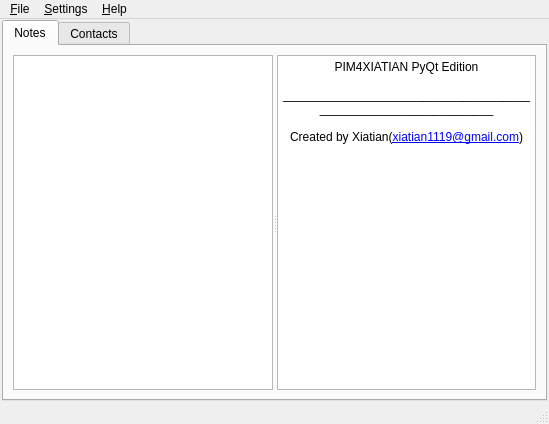
<?xml version="1.0" encoding="UTF-8"?>
<ui version="4.0">
 <class>MainWindow</class>
 <widget class="QMainWindow" name="MainWindow">
  <property name="geometry">
   <rect>
    <x>0</x>
    <y>0</y>
    <width>549</width>
    <height>424</height>
   </rect>
  </property>
  <property name="sizePolicy">
   <sizepolicy hsizetype="Maximum" vsizetype="Maximum">
    <horstretch>0</horstretch>
    <verstretch>0</verstretch>
   </sizepolicy>
  </property>
  <property name="windowTitle">
   <string>PIM</string>
  </property>
  <widget class="QWidget" name="centralwidget">
   <layout class="QGridLayout" name="gridLayout">
    <property name="leftMargin">
     <number>2</number>
    </property>
    <property name="topMargin">
     <number>1</number>
    </property>
    <property name="rightMargin">
     <number>2</number>
    </property>
    <property name="bottomMargin">
     <number>1</number>
    </property>
    <property name="verticalSpacing">
     <number>1</number>
    </property>
    <item row="0" column="0">
     <layout class="QVBoxLayout" name="verticalLayout" stretch="0">
      <property name="spacing">
       <number>1</number>
      </property>
      <property name="sizeConstraint">
       <enum>QLayout::SetMaximumSize</enum>
      </property>
      <item>
       <widget class="QTabWidget" name="mainTabWidget">
        <property name="styleSheet">
         <string notr="true"/>
        </property>
        <property name="currentIndex">
         <number>0</number>
        </property>
        <widget class="QWidget" name="tabNote">
         <attribute name="title">
          <string>Notes</string>
         </attribute>
         <layout class="QHBoxLayout" name="horizontalLayout_2">
          <item>
           <layout class="QHBoxLayout" name="horizontalLayout">
            <item>
             <widget class="QSplitter" name="splitter">
              <property name="sizePolicy">
               <sizepolicy hsizetype="Expanding" vsizetype="Expanding">
                <horstretch>0</horstretch>
                <verstretch>0</verstretch>
               </sizepolicy>
              </property>
              <property name="orientation">
               <enum>Qt::Horizontal</enum>
              </property>
              <widget class="QTreeView" name="treeNote">
               <property name="sizePolicy">
                <sizepolicy hsizetype="Minimum" vsizetype="Expanding">
                 <horstretch>0</horstretch>
                 <verstretch>0</verstretch>
                </sizepolicy>
               </property>
               <property name="minimumSize">
                <size>
                 <width>100</width>
                 <height>0</height>
                </size>
               </property>
               <property name="maximumSize">
                <size>
                 <width>600</width>
                 <height>16777215</height>
                </size>
               </property>
               <property name="baseSize">
                <size>
                 <width>50</width>
                 <height>0</height>
                </size>
               </property>
               <property name="contextMenuPolicy">
                <enum>Qt::ActionsContextMenu</enum>
               </property>
               <property name="styleSheet">
                <string notr="true"/>
               </property>
               <property name="midLineWidth">
                <number>1</number>
               </property>
               <attribute name="headerVisible">
                <bool>false</bool>
               </attribute>
               <attribute name="headerVisible">
                <bool>false</bool>
               </attribute>
              </widget>
              <widget class="QTextEdit" name="textNote">
               <property name="html">
                <string>&lt;!DOCTYPE HTML PUBLIC &quot;-//W3C//DTD HTML 4.0//EN&quot; &quot;http://www.w3.org/TR/REC-html40/strict.dtd&quot;&gt;
&lt;html&gt;&lt;head&gt;&lt;meta name=&quot;qrichtext&quot; content=&quot;1&quot; /&gt;&lt;style type=&quot;text/css&quot;&gt;
p, li { white-space: pre-wrap; }
&lt;/style&gt;&lt;/head&gt;&lt;body style=&quot; font-family:'Microsoft YaHei'; font-size:9pt; font-weight:400; font-style:normal;&quot;&gt;
&lt;p align=&quot;center&quot; style=&quot; margin-top:0px; margin-bottom:0px; margin-left:0px; margin-right:0px; -qt-block-indent:0; text-indent:0px;&quot;&gt;PIM4XIATIAN PyQt Edition&lt;/p&gt;
&lt;p align=&quot;center&quot; style=&quot;-qt-paragraph-type:empty; margin-top:0px; margin-bottom:0px; margin-left:0px; margin-right:0px; -qt-block-indent:0; text-indent:0px;&quot;&gt;&lt;/p&gt;
&lt;p align=&quot;center&quot; style=&quot; margin-top:0px; margin-bottom:0px; margin-left:0px; margin-right:0px; -qt-block-indent:0; text-indent:0px;&quot;&gt;_______________________________________________________________&lt;/p&gt;
&lt;p align=&quot;center&quot; style=&quot;-qt-paragraph-type:empty; margin-top:0px; margin-bottom:0px; margin-left:0px; margin-right:0px; -qt-block-indent:0; text-indent:0px;&quot;&gt;&lt;/p&gt;
&lt;p align=&quot;center&quot; style=&quot; margin-top:0px; margin-bottom:0px; margin-left:0px; margin-right:0px; -qt-block-indent:0; text-indent:0px;&quot;&gt;Created by Xiatian(&lt;a href=&quot;xiatian1119@gmail.com&quot;&gt;&lt;span style=&quot; text-decoration: underline; color:#0000ff;&quot;&gt;xiatian1119@gmail.com&lt;/span&gt;&lt;/a&gt;)&lt;/p&gt;&lt;/body&gt;&lt;/html&gt;</string>
               </property>
              </widget>
             </widget>
            </item>
           </layout>
          </item>
         </layout>
        </widget>
        <widget class="QWidget" name="tabContact">
         <attribute name="title">
          <string>Contacts</string>
         </attribute>
        </widget>
       </widget>
      </item>
     </layout>
    </item>
   </layout>
  </widget>
  <widget class="QMenuBar" name="menubar">
   <property name="geometry">
    <rect>
     <x>0</x>
     <y>0</y>
     <width>549</width>
     <height>25</height>
    </rect>
   </property>
   <widget class="QMenu" name="menuFile">
    <property name="title">
     <string>&amp;File</string>
    </property>
    <widget class="QMenu" name="menuOpenRecent">
     <property name="title">
      <string>Open Recent File</string>
     </property>
    </widget>
    <addaction name="actionOpen"/>
    <addaction name="menuOpenRecent"/>
    <addaction name="actionSave"/>
    <addaction name="separator"/>
    <addaction name="actionExit"/>
   </widget>
   <widget class="QMenu" name="menuHelp">
    <property name="title">
     <string>&amp;Help</string>
    </property>
    <addaction name="actionAbout"/>
   </widget>
   <widget class="QMenu" name="menuSettings">
    <property name="title">
     <string>&amp;Settings</string>
    </property>
    <addaction name="actionEditorFont"/>
    <addaction name="actionEditorColor"/>
    <addaction name="separator"/>
    <addaction name="actionPreferences"/>
   </widget>
   <addaction name="menuFile"/>
   <addaction name="menuSettings"/>
   <addaction name="menuHelp"/>
  </widget>
  <widget class="QStatusBar" name="statusbar"/>
  <action name="actionOpen">
   <property name="text">
    <string>&amp;Open</string>
   </property>
   <property name="shortcut">
    <string>Ctrl+O</string>
   </property>
  </action>
  <action name="actionSave">
   <property name="text">
    <string>&amp;Save</string>
   </property>
   <property name="shortcut">
    <string>Ctrl+S</string>
   </property>
  </action>
  <action name="actionExit">
   <property name="text">
    <string>&amp;Exit</string>
   </property>
   <property name="shortcut">
    <string>Ctrl+Q</string>
   </property>
  </action>
  <action name="actionAbout">
   <property name="text">
    <string>&amp;About</string>
   </property>
  </action>
  <action name="actionPreferences">
   <property name="text">
    <string>&amp;Preferences</string>
   </property>
  </action>
  <action name="actionEditorFont">
   <property name="text">
    <string>Editor &amp;Font</string>
   </property>
  </action>
  <action name="actionFile1">
   <property name="text">
    <string>File1</string>
   </property>
  </action>
  <action name="actionEditorColor">
   <property name="text">
    <string>Editor &amp;Color</string>
   </property>
  </action>
 </widget>
 <resources/>
 <connections>
  <connection>
   <sender>actionExit</sender>
   <signal>triggered()</signal>
   <receiver>MainWindow</receiver>
   <slot>close()</slot>
   <hints>
    <hint type="sourcelabel">
     <x>-1</x>
     <y>-1</y>
    </hint>
    <hint type="destinationlabel">
     <x>274</x>
     <y>211</y>
    </hint>
   </hints>
  </connection>
 </connections>
</ui>
